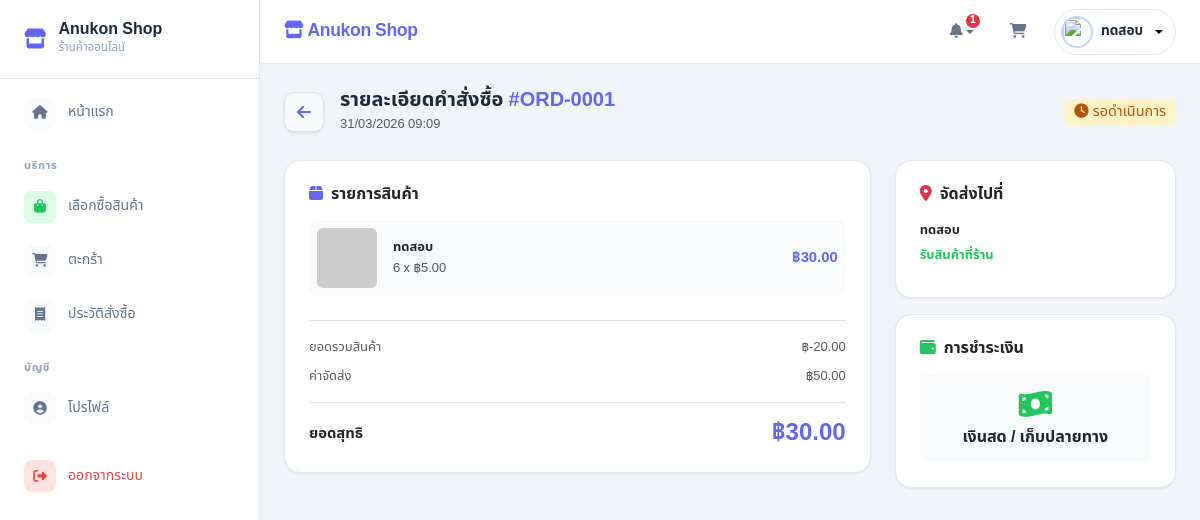
The app's page /views/order_detail.php?id=1 (signed in) with its own data.
### tables this page shows
CREATE TABLE `bill_sales` (
  `sale_id` int(11) NOT NULL,
  `user_id` int(11) DEFAULT NULL,
  `address_id` int(11) DEFAULT NULL,
  `sale_date` timestamp NOT NULL DEFAULT current_timestamp(),
  `total_price` decimal(12,2) NOT NULL,
  `shipping_type` varchar(50) DEFAULT NULL,
  `payment_type` varchar(50) DEFAULT NULL,
  `sale_status` tinyint(4) DEFAULT 1,
  `slip_img` varchar(255) DEFAULT NULL,
  `slip_confirmed` tinyint(4) DEFAULT 0,
  `remark` text DEFAULT NULL,
  `created_at` timestamp NOT NULL DEFAULT current_timestamp(),
  `updated_at` timestamp NOT NULL DEFAULT current_timestamp() ON UPDATE current_timestamp()
);

CREATE TABLE `details_sales` (
  `dtl_sale_id` int(11) NOT NULL,
  `sale_id` int(11) NOT NULL,
  `product_id` int(11) NOT NULL,
  `batch_id` int(11) DEFAULT NULL,
  `quantity` int(11) NOT NULL,
  `unit_price` decimal(10,2) NOT NULL,
  `subtotal` decimal(12,2) NOT NULL,
  `pmt_id` int(11) DEFAULT NULL,
  `created_at` timestamp NOT NULL DEFAULT current_timestamp()
);

CREATE TABLE `products` (
  `prod_id` int(11) NOT NULL,
  `prod_name` varchar(200) NOT NULL,
  `type_id` int(11) DEFAULT NULL,
  `barcode` varchar(50) DEFAULT NULL,
  `price` decimal(10,2) NOT NULL,
  `detail` text DEFAULT NULL,
  `img` varchar(255) DEFAULT NULL,
  `status` tinyint(4) DEFAULT 1,
  `created_at` timestamp NOT NULL DEFAULT current_timestamp(),
  `updated_at` timestamp NOT NULL DEFAULT current_timestamp() ON UPDATE current_timestamp()
);

### views/order_detail.php (the view, shortened to what this page needs)
<?php
include_once '../includes/header.php';
$user_id = $_SESSION['user_id'];
$sale_id = $_GET['id'] ?? 0;
$sql_bill = "SELECT b.*,
                    a.home_no, a.moo, a.soi, a.road, a.remark as addr_remark,
                    s.sub_dist_name, s.zip_code, d.dist_name, p.prov_name
             FROM bill_sales b
             LEFT JOIN addresses a ON b.address_id = a.address_id
             LEFT JOIN subdistricts s ON a.sub_dist_id = s.sub_dist_id
             LEFT JOIN districts d ON s.dist_id = d.dist_id
             LEFT JOIN provinces p ON d.prov_id = p.prov_id
             WHERE b.sale_id = ? AND b.user_id = ?";
$stmt_bill = $conn->prepare($sql_bill);
$stmt_bill->bind_param("ii", $sale_id, $user_id);
$stmt_bill->execute();
$bill = $stmt_bill->get_result()->fetch_assoc();
$status_config = [
    0 => ['label' => 'ยกเลิก', 'bg' => 'var(--danger-soft)', 'color' => 'var(--danger)', 'icon' => 'fa-ban'],
    1 => ['label' => 'รอดำเนินการ', 'bg' => 'var(--warning-soft)', 'color' => '#b45309', 'icon' => 'fa-clock'],
    2 => ['label' => 'กำลังจัดส่ง', 'bg' => 'var(--info-soft)', 'color' => 'var(--info)', 'icon' => 'fa-truck-fast'],
    3 => ['label' => 'สำเร็จ', 'bg' => 'var(--success-soft)', 'color' => 'var(--success)', 'icon' => 'fa-circle-check'],
];
$cfg = $status_config[$bill['sale_status']] ?? $status_config[1];
$sql_items = "SELECT d.*, p.prod_name, p.img
              FROM details_sales d
              JOIN products p ON d.product_id = p.prod_id
              WHERE d.sale_id = ?";
$stmt_items = $conn->prepare($sql_items);
$stmt_items->bind_param("i", $sale_id);
$stmt_items->execute();
$items = $stmt_items->get_result();
$shipping_cost = 50;
$subtotal_items = $bill['total_price'] - $shipping_cost;
?>
<main class="page-content fade-up">
    <div class="d-flex align-items-center gap-3 mb-4">
        <a href="javascript:history.back()" class="btn btn-light rounded-circle border shadow-sm" style="width: 40px; height: 40px; display: flex; align-items: center; justify-content: center;">
            <i class="fa-solid fa-arrow-left text-primary"></i>
        </a>
        <div>
            <h5 class="fw-bold mb-0">รายละเอียดคำสั่งซื้อ <span class="text-primary">#ORD-<?php echo str_pad($bill['sale_id'], 4, '0', STR_PAD_LEFT); ?></span></h5>
            <small class="text-muted"><?php echo date_format(date_create($bill['sale_date']), "d/m/Y H:i"); ?></small>
        </div>
        <span class="badge ms-auto" style="background: <?php echo $cfg['bg']; ?>; color: <?php echo $cfg['color']; ?>; font-size: 0.9rem;">
            <i class="fa-solid <?php echo $cfg['icon']; ?> me-1"></i><?php echo $cfg['label']; ?>
        </span>
    </div>
    <div class="row g-4">
        <div class="col-lg-8">
            <div class="card p-4">
                <h6 class="fw-bold mb-3"><i class="fa-solid fa-box text-primary me-2"></i>รายการสินค้า</h6>
                <div class="d-flex flex-column gap-3 mb-4">
                    <?php while($item = $items->fetch_assoc()):
                        $img_src = !empty($item['img']) ? '../uploads/products/'.$item['img'] : 'https://placehold.co/100x100?text=No+Image';
                    ?>
                    <div class="d-flex align-items-center gap-3 p-2 rounded-3" style="background: var(--surface-alt);">
                        <img src="<?php echo $img_src; ?>" alt="product" class="rounded" style="width: 60px; height: 60px; object-fit: cover;" onerror="this.src='https://placehold.co/100x100?text=No+Image'">
                        <div class="flex-grow-1">
                            <div class="fw-bold small"><?php echo htmlspecialchars($item['prod_name']); ?></div>
                            <div class="text-muted small"><?php echo $item['quantity']; ?> x ฿<?php echo number_format($item['unit_price'], 2); ?></div>
                        </div>
                        <div class="fw-bold text-primary">฿<?php echo number_format($item['subtotal'], 2); ?></div>
                    </div>
                    <?php endwhile; ?>
                </div>
                <div class="border-top pt-3">
                    <div class="d-flex justify-content-between mb-2 small text-muted">
                        <span>ยอดรวมสินค้า</span>
                        <span>฿<?php echo number_format($subtotal_items, 2); ?></span>
                    </div>
                    <div class="d-flex justify-content-between mb-3 small text-muted pb-3 border-bottom">
                        <span>ค่าจัดส่ง</span>
                        <span>฿<?php echo number_format($shipping_cost, 2); ?></span>
                    </div>
                    <div class="d-flex justify-content-between align-items-center">
                        <span class="fw-bold">ยอดสุทธิ</span>
                        <h4 class="fw-bold text-primary mb-0">฿<?php echo number_format($bill['total_price'], 2); ?></h4>
                    </div>
                </div>
            </div>
        </div>
        <div class="col-lg-4">
            <div class="card p-4 mb-3">
                <h6 class="fw-bold mb-3"><i class="fa-solid fa-location-dot text-danger me-2"></i>จัดส่งไปที่</h6>
                <div class="fw-bold small mb-1"><?php echo isset($bill['first_name']) ? $bill['first_name'] . ' ' . $bill['last_name'] : $_SESSION['full_name']; ?></div>
                <div class="small text-muted mb-2">
                    <?php if($bill['shipping_type'] === 'delivery'): ?>
                        <?php echo $bill['home_no']; ?>
                        <?php echo !empty($bill['moo']) ? 'ม.'.$bill['moo'] : ''; ?>
                        <?php echo !empty($bill['soi']) ? 'ซ.'.$bill['soi'] : ''; ?>
                        <?php echo !empty($bill['road']) ? 'ถ.'.$bill['road'] : ''; ?> <br>
                        ต.<?php echo $bill['sub_dist_name']; ?> อ.<?php echo $bill['dist_name']; ?>
                        จ.<?php echo $bill['prov_name']; ?> <?php echo $bill['zip_code']; ?>
                    <?php else: ?>
                        <span style="color: var(--success); font-weight: bold;">รับสินค้าที่ร้าน</span>
                    <?php endif; ?>
                </div>
            </div>
            <div class="card p-4">
                <h6 class="fw-bold mb-3"><i class="fa-solid fa-wallet text-success me-2"></i>การชำระเงิน</h6>
                <?php if($bill['payment_type'] == 'COD'): ?>
                    <div class="text-center p-3 rounded-3" style="background: var(--surface-alt);">
                        <i class="fa-solid fa-money-bill-wave fa-2x mb-2 text-success"></i>
                        <h6 class="fw-bold mb-0">เงินสด / เก็บปลายทาง</h6>
                    </div>
                <?php endif; ?>
            </div>
        </div>
    </div>
</main>
<?php
include_once '../includes/footer.php';
?>

### includes/header.php (style rules this page uses)
:root { --primary: #6366f1; --primary-hover: #4f46e5; --primary-light: #eef2ff; --primary-soft: #c7d2fe; --surface: #ffffff; --surface-alt: #f8fafc; --bg: #f1f5f9; --text: #1e293b; --text-muted: #94a3b8; --text-secondary: #64748b; --border: #e2e8f0; --success: #22c55e; --success-soft: #dcfce7; --danger: #ef4444; --danger-soft: #fee2e2; --warning: #f59e0b; --warning-soft: #fef3c7; --info: #3b82f6; --info-soft: #dbeafe; --radius: 16px; --radius-sm: 10px; --radius-xs: 6px; --shadow: 0 1px 3px rgba(0, 0, 0, 0.04), 0 1px 2px rgba(0, 0, 0, 0.03); --shadow-md: 0 4px 6px -1px rgba(0, 0, 0, 0.05), 0 2px 4px -2px rgba(0, 0, 0, 0.03); --shadow-lg: 0 10px 15px -3px rgba(0, 0, 0, 0.05), 0 4px 6px -4px rgba(0, 0, 0, 0.03); --transition: all 0.2s ease; }
* { box-sizing: border-box; }
body { font-family: 'Noto Sans Thai', sans-serif; background-color: var(--bg); margin: 0; padding: 0; overflow-x: hidden; color: var(--text); font-size: 0.925rem; line-height: 1.6; }
.text-primary { color: var(--primary) !important; }
.btn { border-radius: var(--radius-sm) !important; font-weight: 500; transition: var(--transition); }
.card { border: 1px solid var(--border); border-radius: var(--radius) !important; box-shadow: var(--shadow); background: var(--surface); transition: var(--transition); }
.badge { font-weight: 500; padding: 5px 10px; border-radius: var(--radius-xs); font-size: 0.78rem; }
.page-content { flex: 1; padding: 24px; }
.fade-up { animation: fadeUp 0.35s ease-out; }

### includes/sidebar.php (style rules this page uses)
.text-success { color: var(--success) !important; }

### records on screen
bill_sales: sale_id "0001", sale_date "31/03/2026 09:09", sale_status "รอดำเนินการ", total_price "-20.00", total_price "30.00"
details_sales: product.prod_name "ทดสอบ", quantity "6", unit_price "5.00", subtotal "30.00"

### other values on screen
$noti_count "1"
$_SESSION['full_name'] "ทดสอบ"
$shipping_cost "50.00"
